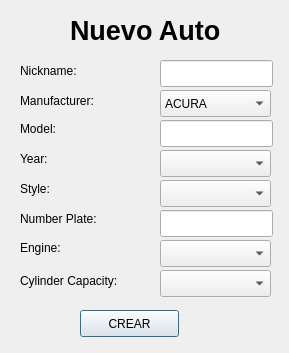
<?xml version="1.0" encoding="UTF-8"?>
<ui version="4.0">
 <class>dialogNuevoAuto</class>
 <widget class="QDialog" name="dialogNuevoAuto">
  <property name="geometry">
   <rect>
    <x>0</x>
    <y>0</y>
    <width>289</width>
    <height>353</height>
   </rect>
  </property>
  <property name="windowTitle">
   <string>Dialog</string>
  </property>
  <widget class="QLabel" name="label">
   <property name="geometry">
    <rect>
     <x>70</x>
     <y>10</y>
     <width>161</width>
     <height>41</height>
    </rect>
   </property>
   <property name="font">
    <font>
     <pointsize>20</pointsize>
     <weight>75</weight>
     <bold>true</bold>
    </font>
   </property>
   <property name="text">
    <string>Nuevo Auto</string>
   </property>
  </widget>
  <widget class="QLabel" name="label_2">
   <property name="geometry">
    <rect>
     <x>20</x>
     <y>60</y>
     <width>81</width>
     <height>21</height>
    </rect>
   </property>
   <property name="text">
    <string>Nickname:</string>
   </property>
  </widget>
  <widget class="QLabel" name="label_3">
   <property name="geometry">
    <rect>
     <x>20</x>
     <y>120</y>
     <width>67</width>
     <height>17</height>
    </rect>
   </property>
   <property name="text">
    <string>Model:</string>
   </property>
  </widget>
  <widget class="QLabel" name="label_4">
   <property name="geometry">
    <rect>
     <x>20</x>
     <y>150</y>
     <width>67</width>
     <height>17</height>
    </rect>
   </property>
   <property name="text">
    <string>Year:</string>
   </property>
  </widget>
  <widget class="QLabel" name="label_5">
   <property name="geometry">
    <rect>
     <x>20</x>
     <y>180</y>
     <width>67</width>
     <height>17</height>
    </rect>
   </property>
   <property name="text">
    <string>Style:</string>
   </property>
  </widget>
  <widget class="QLabel" name="label_7">
   <property name="geometry">
    <rect>
     <x>20</x>
     <y>210</y>
     <width>101</width>
     <height>17</height>
    </rect>
   </property>
   <property name="text">
    <string>Number Plate:</string>
   </property>
  </widget>
  <widget class="QLabel" name="label_8">
   <property name="geometry">
    <rect>
     <x>20</x>
     <y>240</y>
     <width>81</width>
     <height>16</height>
    </rect>
   </property>
   <property name="text">
    <string>Engine:</string>
   </property>
  </widget>
  <widget class="QLabel" name="label_9">
   <property name="geometry">
    <rect>
     <x>20</x>
     <y>90</y>
     <width>101</width>
     <height>21</height>
    </rect>
   </property>
   <property name="text">
    <string>Manufacturer:</string>
   </property>
  </widget>
  <widget class="QLabel" name="label_6">
   <property name="geometry">
    <rect>
     <x>20</x>
     <y>270</y>
     <width>131</width>
     <height>21</height>
    </rect>
   </property>
   <property name="text">
    <string>Cylinder Capacity:</string>
   </property>
  </widget>
  <widget class="QLineEdit" name="lineEdit">
   <property name="geometry">
    <rect>
     <x>160</x>
     <y>120</y>
     <width>113</width>
     <height>27</height>
    </rect>
   </property>
  </widget>
  <widget class="QComboBox" name="comboBox">
   <property name="geometry">
    <rect>
     <x>160</x>
     <y>90</y>
     <width>111</width>
     <height>27</height>
    </rect>
   </property>
   <item>
    <property name="text">
     <string>ACURA</string>
    </property>
   </item>
   <item>
    <property name="text">
     <string>ALFA ROMEO</string>
    </property>
   </item>
   <item>
    <property name="text">
     <string>ASTON MARTIN</string>
    </property>
   </item>
   <item>
    <property name="text">
     <string>AUDI</string>
    </property>
   </item>
   <item>
    <property name="text">
     <string>BENTLEY</string>
    </property>
   </item>
   <item>
    <property name="text">
     <string>BMW</string>
    </property>
   </item>
   <item>
    <property name="text">
     <string>BUICK</string>
    </property>
   </item>
   <item>
    <property name="text">
     <string>CADILLAC</string>
    </property>
   </item>
   <item>
    <property name="text">
     <string>CHEVROLET</string>
    </property>
   </item>
   <item>
    <property name="text">
     <string>CHRYSLET</string>
    </property>
   </item>
   <item>
    <property name="text">
     <string>CITROEN</string>
    </property>
   </item>
   <item>
    <property name="text">
     <string>New Item</string>
    </property>
   </item>
   <item>
    <property name="text">
     <string>DACIA</string>
    </property>
   </item>
   <item>
    <property name="text">
     <string>DAEWOO</string>
    </property>
   </item>
   <item>
    <property name="text">
     <string>DAIHATSU</string>
    </property>
   </item>
   <item>
    <property name="text">
     <string>DODGE</string>
    </property>
   </item>
   <item>
    <property name="text">
     <string>FERRARI</string>
    </property>
   </item>
   <item>
    <property name="text">
     <string>FIAT</string>
    </property>
   </item>
   <item>
    <property name="text">
     <string>FORD</string>
    </property>
   </item>
   <item>
    <property name="text">
     <string>GMC</string>
    </property>
   </item>
   <item>
    <property name="text">
     <string>HOLDEN</string>
    </property>
   </item>
   <item>
    <property name="text">
     <string>HONDA</string>
    </property>
   </item>
   <item>
    <property name="text">
     <string>HUMMER</string>
    </property>
   </item>
   <item>
    <property name="text">
     <string>HYUNDAI</string>
    </property>
   </item>
   <item>
    <property name="text">
     <string>INFINITI</string>
    </property>
   </item>
   <item>
    <property name="text">
     <string>ISUZO</string>
    </property>
   </item>
   <item>
    <property name="text">
     <string>JAGUAR</string>
    </property>
   </item>
   <item>
    <property name="text">
     <string>JEEP</string>
    </property>
   </item>
   <item>
    <property name="text">
     <string>KIA</string>
    </property>
   </item>
   <item>
    <property name="text">
     <string>LAMBORGHINI</string>
    </property>
   </item>
   <item>
    <property name="text">
     <string>LANCIA</string>
    </property>
   </item>
   <item>
    <property name="text">
     <string>LAND ROVER</string>
    </property>
   </item>
   <item>
    <property name="text">
     <string>LEXUS</string>
    </property>
   </item>
   <item>
    <property name="text">
     <string>LINCOLN</string>
    </property>
   </item>
   <item>
    <property name="text">
     <string>LINCOLN-MERCURY</string>
    </property>
   </item>
   <item>
    <property name="text">
     <string>LOTUS</string>
    </property>
   </item>
   <item>
    <property name="text">
     <string>LTI</string>
    </property>
   </item>
   <item>
    <property name="text">
     <string>MASERATI</string>
    </property>
   </item>
   <item>
    <property name="text">
     <string>MAZDA</string>
    </property>
   </item>
   <item>
    <property name="text">
     <string>MERCEDES-BENZ</string>
    </property>
   </item>
   <item>
    <property name="text">
     <string>MERCURY</string>
    </property>
   </item>
   <item>
    <property name="text">
     <string>METROCAB</string>
    </property>
   </item>
   <item>
    <property name="text">
     <string>MG ROVER</string>
    </property>
   </item>
   <item>
    <property name="text">
     <string>MINI</string>
    </property>
   </item>
   <item>
    <property name="text">
     <string>MITSUBISHI</string>
    </property>
   </item>
   <item>
    <property name="text">
     <string>MORGAN MOTOR</string>
    </property>
   </item>
   <item>
    <property name="text">
     <string>NISSAN</string>
    </property>
   </item>
   <item>
    <property name="text">
     <string>OPEL</string>
    </property>
   </item>
   <item>
    <property name="text">
     <string>PERODUA</string>
    </property>
   </item>
   <item>
    <property name="text">
     <string>PEUGEOT</string>
    </property>
   </item>
   <item>
    <property name="text">
     <string>PONTIAC</string>
    </property>
   </item>
   <item>
    <property name="text">
     <string>PORSCHE</string>
    </property>
   </item>
   <item>
    <property name="text">
     <string>PROTON</string>
    </property>
   </item>
   <item>
    <property name="text">
     <string>RENAULT</string>
    </property>
   </item>
   <item>
    <property name="text">
     <string>ROLLS-ROYCE</string>
    </property>
   </item>
   <item>
    <property name="text">
     <string>ROVER</string>
    </property>
   </item>
   <item>
    <property name="text">
     <string>SAAB</string>
    </property>
   </item>
   <item>
    <property name="text">
     <string>SATURN</string>
    </property>
   </item>
   <item>
    <property name="text">
     <string>SCION</string>
    </property>
   </item>
   <item>
    <property name="text">
     <string>SEAT</string>
    </property>
   </item>
   <item>
    <property name="text">
     <string>SKODA</string>
    </property>
   </item>
   <item>
    <property name="text">
     <string>SMART</string>
    </property>
   </item>
   <item>
    <property name="text">
     <string>SSANGYONG</string>
    </property>
   </item>
   <item>
    <property name="text">
     <string>SUBARU</string>
    </property>
   </item>
   <item>
    <property name="text">
     <string>SUZUKI</string>
    </property>
   </item>
   <item>
    <property name="text">
     <string>SYUK(SSANGYONG)</string>
    </property>
   </item>
   <item>
    <property name="text">
     <string>TATA</string>
    </property>
   </item>
   <item>
    <property name="text">
     <string>TOYOTA</string>
    </property>
   </item>
   <item>
    <property name="text">
     <string>VAUXHALL</string>
    </property>
   </item>
   <item>
    <property name="text">
     <string>VOLKSWAGEN</string>
    </property>
   </item>
   <item>
    <property name="text">
     <string>VOLVO</string>
    </property>
   </item>
  </widget>
  <widget class="QComboBox" name="comboBox_3">
   <property name="geometry">
    <rect>
     <x>160</x>
     <y>150</y>
     <width>111</width>
     <height>27</height>
    </rect>
   </property>
  </widget>
  <widget class="QComboBox" name="comboBox_4">
   <property name="geometry">
    <rect>
     <x>160</x>
     <y>180</y>
     <width>111</width>
     <height>27</height>
    </rect>
   </property>
  </widget>
  <widget class="QLineEdit" name="lineEdit_2">
   <property name="geometry">
    <rect>
     <x>160</x>
     <y>210</y>
     <width>113</width>
     <height>27</height>
    </rect>
   </property>
  </widget>
  <widget class="QComboBox" name="comboBox_5">
   <property name="geometry">
    <rect>
     <x>160</x>
     <y>240</y>
     <width>111</width>
     <height>27</height>
    </rect>
   </property>
  </widget>
  <widget class="QComboBox" name="comboBox_6">
   <property name="geometry">
    <rect>
     <x>160</x>
     <y>270</y>
     <width>111</width>
     <height>27</height>
    </rect>
   </property>
  </widget>
  <widget class="QPushButton" name="pushButton">
   <property name="geometry">
    <rect>
     <x>80</x>
     <y>310</y>
     <width>99</width>
     <height>27</height>
    </rect>
   </property>
   <property name="text">
    <string>CREAR</string>
   </property>
  </widget>
  <widget class="QLineEdit" name="lineEdit_3">
   <property name="geometry">
    <rect>
     <x>160</x>
     <y>60</y>
     <width>113</width>
     <height>27</height>
    </rect>
   </property>
  </widget>
 </widget>
 <resources/>
 <connections/>
</ui>
